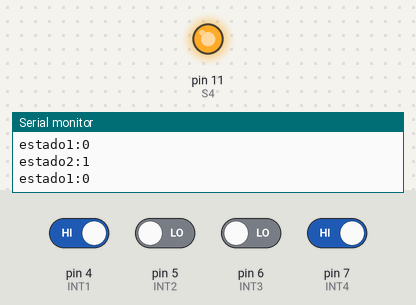
This sketch was run on a simulated Arduino Uno, built with avr-gcc and run on an emulated ATmega328P. On the bench: output pins drawn as LEDs (lit = HIGH), the last lines printed to the serial monitor. The inputs (shaded band) are chosen by the test bench; at power-on: pin 4 (INT1), pin 7 (INT4) HIGH, pin 5 (INT2), pin 6 (INT3) LOW. Pins used as bus, display or sensor lines are not drawn.

Above: at 1.2 s.
1.3 s: pin 4 (INT1) driven LOW and pin 5 (INT2) driven HIGH and pin 6 (INT3) driven HIGH and pin 7 (INT4) driven LOW
At 1.6 s:
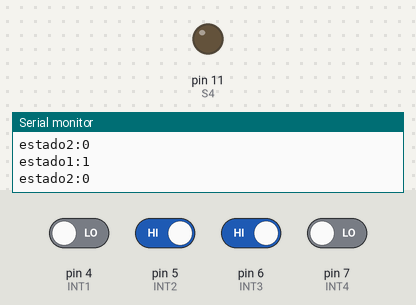
Timing chart, 0 to 4.3 s (numbered marks = the images above; inputs shaded):
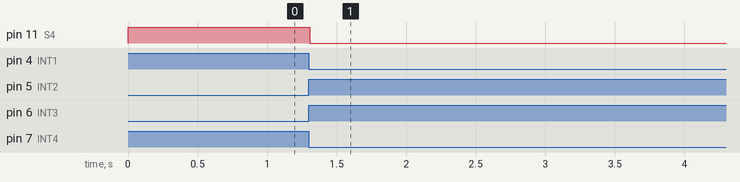

The sketch:

Ponte_H_rel_s.ino
```cpp
/* C++ code
 *
 * Creamos un codigo para poder controlar o xiro do motor mediante unha ponte H simulada por relés.
 * No esquema tamén controlaremos a velocidade do motor, pero a nivel de código non se ten en conta
 * xa que actua directamente no motor físicamente.
 * Para que xire en un sentido activaranse os relés 1 e 4 (estado 2), para o outro sentido o 2 e 3
 * (estado 1), por ultimo para que estea parado, ningun relé se activa.
 *
 * Autor: Francisco Mos.
 * Data: Marzo 2024.
 *
*/

//Definimos entradas.
#define INT1 4
#define INT2 5
#define INT3 6
#define INT4 7

//Definimos salidas.
#define S1 8
#define S2 9
#define S3 10
#define S4 11

//Variables.
bool estado1 = 0;
bool estado2 = 0;


void setup(){
  //Declaramos as entradas.
  pinMode(INT1, INPUT);
  pinMode(INT2, INPUT);
  pinMode(INT3, INPUT);
  pinMode(INT4, INPUT);
  //Declaramos as salidas.
  pinMode(S1, OUTPUT);
  pinMode(S2, OUTPUT);
  pinMode(S3, OUTPUT);
  pinMode(S4, OUTPUT);
  //Iniciamos o monitor serie.
  Serial.begin(9600);
}


void loop(){
  //Escribense contantemente os valores das variables.
  digitalWrite(S2, estado1);
  digitalWrite(S3, estado1);
  digitalWrite(S1, estado2);
  digitalWrite(S4, estado2);
  //Printeamos polo monitor serie os valores dos estados.
  Serial.print("estado1:"),Serial.println(estado1);
  Serial.print("estado2:"),Serial.println(estado2);
  //Canbio de valor das variables segun a posicion dos microruptores.
  if (digitalRead(INT1) == 0 && digitalRead(INT2) == 1 && digitalRead(INT3) == 1 && digitalRead(INT4) == 0){
    estado1 = 1;
    estado2 = 0;
  }
  if (digitalRead(INT1) == 1 && digitalRead(INT2) == 0 && digitalRead(INT3) == 0 && digitalRead(INT4) == 1){
    estado1 = 0;
    estado2 = 1;
  }
  if (digitalRead(INT1) == 0 && digitalRead(INT2) == 0 && digitalRead(INT3) == 0 && digitalRead(INT4) == 0){
    estado1 = 0;
    estado2 = 0;
  }
}
```

Measured:
- after the input at 1.3 s, pin 11 (S4): HIGH → LOW at once
